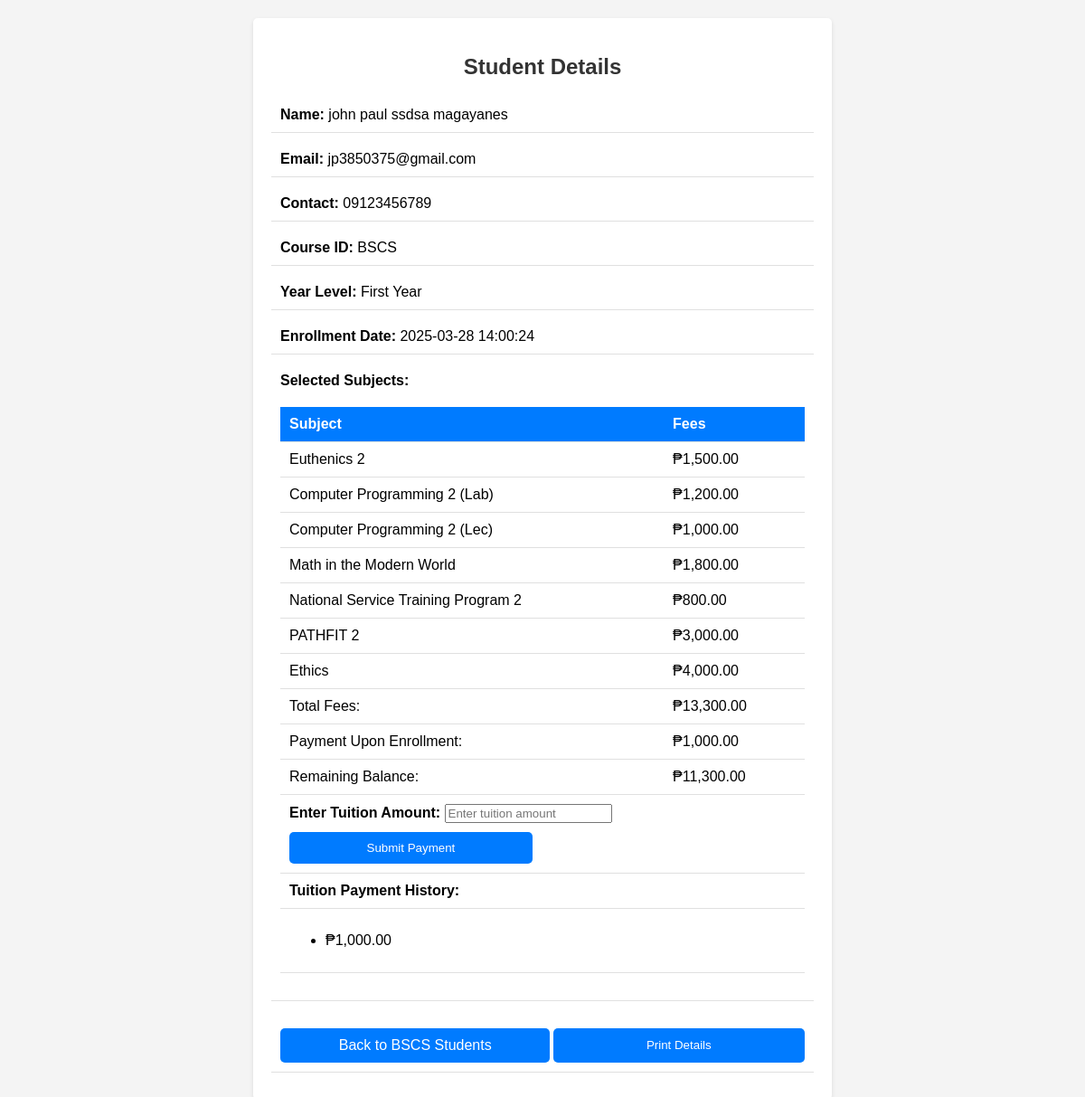
Page /student_details.php?id=94 on the committed database.
### tables this page shows
CREATE TABLE `students` (
  `id` int(11) NOT NULL,
  `first_name` varchar(100) NOT NULL,
  `middle_name` varchar(100) NOT NULL,
  `last_name` varchar(100) NOT NULL,
  `email` varchar(100) NOT NULL,
  `contact` varchar(15) NOT NULL,
  `course_id` varchar(100) NOT NULL,
  `year_level` varchar(50) NOT NULL,
  `selected_subjects` text NOT NULL,
  `upon_enrollment` decimal(10,2) NOT NULL,
  `created_at` timestamp NOT NULL DEFAULT current_timestamp()
);

### student_details.php (the view, shortened to what this page needs)
<?php
global $conn;
$student_id = intval($_GET['id']);
$stmt = $conn->prepare("SELECT * FROM students WHERE id = ?");
$stmt->bind_param("i", $student_id);
$stmt->execute();
$result = $stmt->get_result();
$student = $result->fetch_assoc();
$course_id = $student['course_id'];
$subjectFees = [
    'Euthenics 2' => 1500,
    'Computer Programming 2 (Lab)' => 1200,
    'Computer Programming 2 (Lec)' => 1000,
    'Math in the Modern World' => 1800,
    'National Service Training Program 2' => 800,
    'PATHFIT 2' => 3000,
    'Ethics' => 4000,
    'Discrete Structure 1' => 3000,
    'Data Communication and Networking 2' => 3000,
];
function calculateTotalFees($selectedSubjects, $subjectFees) {
    $total = 0;
    foreach ($selectedSubjects as $subject) {
        $subject = trim($subject);
        if (isset($subjectFees[$subject])) {
            $total += $subjectFees[$subject];
        }
    }
    return $total;
}
$stmt_payments = $conn->prepare("SELECT amount FROM tuition_payment WHERE student_id = ?");
$stmt_payments->bind_param("i", $student_id);
$stmt_payments->execute();
$result_payments = $stmt_payments->get_result();
$tuition_payments = [];
while ($row = $result_payments->fetch_assoc()) {
    $tuition_payments[] = $row['amount'];
}
$selected_subjects = $student['selected_subjects'];
$payment_upon_enrollment = $student['upon_enrollment'];
$totalFees = calculateTotalFees(explode(',', $selected_subjects), $subjectFees);
$totalPayments = array_sum($tuition_payments) + $payment_upon_enrollment;
$remainingBalance = $totalFees - $totalPayments;
?>
<!DOCTYPE html>
<html lang="en">
<head>
</head>
<body>
<div class="container">
    <h2>Student Details</h2>
    <div class="detail">
        <label>Name:</label> <?= htmlspecialchars($student['first_name']) ?> <?= htmlspecialchars($student['middle_name']) ?> <?= htmlspecialchars($student['last_name']) ?>
    </div>
    <div class="detail">
        <label>Email:</label> <?= htmlspecialchars($student['email']) ?>
    </div>
    <div class="detail">
        <label>Contact:</label> <?= htmlspecialchars($student['contact']) ?>
    </div>
    <div class="detail">
        <label>Course ID:</label> <?= htmlspecialchars($student['course_id']) ?>
    </div>
    <div class="detail">
        <label>Year Level:</label> <?= htmlspecialchars($student['year_level']) ?>
    </div>
    <div class="detail">
        <label>Enrollment Date:</label> <?= htmlspecialchars($student['created_at']) ?>
    </div>
    <div class="detail">
        <label>Selected Subjects:</label>
        <table>
            <thead>
            <tr>
                <th>Subject</th>
                <th>Fees</th>
            </tr>
            </thead>
            <tbody>
            <?php
            if (!empty($selected_subjects)) {
                $subjects = explode(',', $selected_subjects);
                foreach ($subjects as $subject) {
                    $subject = trim($subject);
                    if (!empty($subject)) {
                        $fee = isset($subjectFees[$subject]) ? '₱' . number_format($subjectFees[$subject], 2) : 'N/A';
                        echo '<tr><td>' . htmlspecialchars($subject) . '</td><td>' . $fee . '</td></tr>';
                    }
                }
                echo '<tr><td>Total Fees:</td><td>₱' . number_format($totalFees, 2) . '</td></tr>';
                echo '<tr><td>Payment Upon Enrollment:</td><td>₱' . number_format($payment_upon_enrollment, 2) . '</td></tr>';
                echo '<tr><td>Remaining Balance:</td><td>₱' . number_format($remainingBalance, 2) . '</td></tr>';
                echo '<tr><td colspan="2">
                        <form method="POST" action="">
                            <label for="tuition">Enter Tuition Amount:</label>
                            <input type="number" id="tuition" name="tuition" placeholder="Enter tuition amount" min="0" step="0.01" required>
                            <button type="submit" class="button">Submit Payment</button>
                        </form>
                    </td></tr>';
                echo '<tr><td colspan="2"><strong>Tuition Payment History:</strong></td></tr>';
                echo '<tr><td colspan="2">';
                if (!empty($tuition_payments)) {
                    echo '<ul>';
                    foreach ($tuition_payments as $payment) {
                        echo '<li>₱' . number_format($payment, 2) . '</li>';
                    }
                    echo '</ul>';
                } else {
                    echo 'No tuition payments recorded.';
                }
                echo '</td></tr>';
            } else {
                echo '<tr><td colspan="2">No subjects found.</td></tr>';
            }
            ?>
            </tbody>
        </table>
    </div>
    <div class="detail button-container">
        <a href="<?= htmlspecialchars(strtolower($course_id)) ?>.php?course_id=<?= htmlspecialchars($course_id) ?>" class="button">Back to <?= htmlspecialchars($course_id) ?> Students</a>
        <button class="button print-button" onclick="printPage()">Print Details</button>
    </div>
</div>
</body>
</html>

### student_details.php (style rules this page uses)
body { font-family: Arial, sans-serif; background-color: #f4f4f4; margin: 0; padding: 20px; }
.container { background: white; padding: 20px; border-radius: 5px; box-shadow: 0 2px 5px rgba(0, 0, 0, 0.1); max-width: 600px; margin: auto; }
h2 { text-align: center; color: #333; }
.detail { margin: 10px 0; padding: 10px; border-bottom: 1px solid #e0e0e0; }
label { font-weight: bold; }
table { width: 100%; border-collapse: collapse; margin: 20px 0; }
th, td { padding: 10px; text-align: left; border-bottom: 1px solid #e0e0e0; }
th { background-color: #007bff; color: white; }
.button { background-color: #007bff; color: white; border: none; border-radius: 5px; padding: 10px; cursor: pointer; width: 48%; margin-top: 10px; text-align: center; text-decoration: none; display: inline-block; }
.print-button { background-color: #007bff; }
.button-container { display: flex; justify-content: space-between; }

### rows in the picture
students: first_name "john paul", middle_name "ssdsa", last_name "magayanes", email "jp3850375@gmail.com", contact "09123456789", course "BSCS", year_level "First Year", created_at "2025-03-28 14:00:24", selected_subjects "Euthenics 2", selected_subjects "₱1,500.00", selected_subjects "Computer Programming 2 (Lab)", selected_subjects "₱1,200.00", selected_subjects "Computer Programming 2 (Lec)", selected_subjects "₱1,000.00", selected_subjects "Math in the Modern World", selected_subjects "₱1,800.00", selected_subjects "National Service Training Program 2", selected_subjects "₱800.00", selected_subjects "PATHFIT 2", selected_subjects "₱3,000.00", selected_subjects "Ethics", selected_subjects "₱4,000.00", selected_subjects "13,300.00", upon_enrollment "1,000.00", remainingBalance "11,300.00"

### other values in the picture
$payment "1,000.00"
